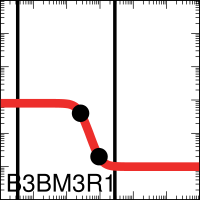

Write the gnuplot code that produced this figure.

set output "demo_FixedGatesDigital0x00_001_A000_xfer_model_B3_BM3R1.eps"
set terminal postscript eps enhanced color "Helvetica, 35" size 2,2
set logscale x
set logscale y
set lmargin screen 0.0
set rmargin screen 1.0
set tmargin screen 1.0
set bmargin screen 0.0
set size ratio 1.0
set border linewidth 2
set tics scale 2
set mxtics 10
set mytics 10
set key bottom left
set key samplen -1
set xrange [0.001:1000.0]
set yrange [0.001:1000.0]
set format y "10^{%L}"    
set format x "10^{%L}"    
set format x ""    
set xlabel '10101010'
set arrow from 0.0034,0.001 to 0.0034,1000.0 nohead lw 10 lt 2 lc rgb '#000000'
set arrow from 2.8,0.001 to 2.8,1000.0 nohead lw 10 lt 2 lc rgb '#000000'
ymin = 0.01
ymax = 0.8
K = 0.26
n = 3.4
set dummy x

plot ymin+(ymax-ymin)/(1.0+(x/K)**n) lw 25 lc rgb '#EE2F2B' title 'B3BM3R1',\
 "<echo '1 2'" using (0.261943294):(0.399999999937843)  with points pt 7 ps 4 lc rgb 'black' notitle,\
 "<echo '1 2'" using (0.936422328):(0.020000000006663757)  with points pt 7 ps 4 lc rgb 'black' notitle
